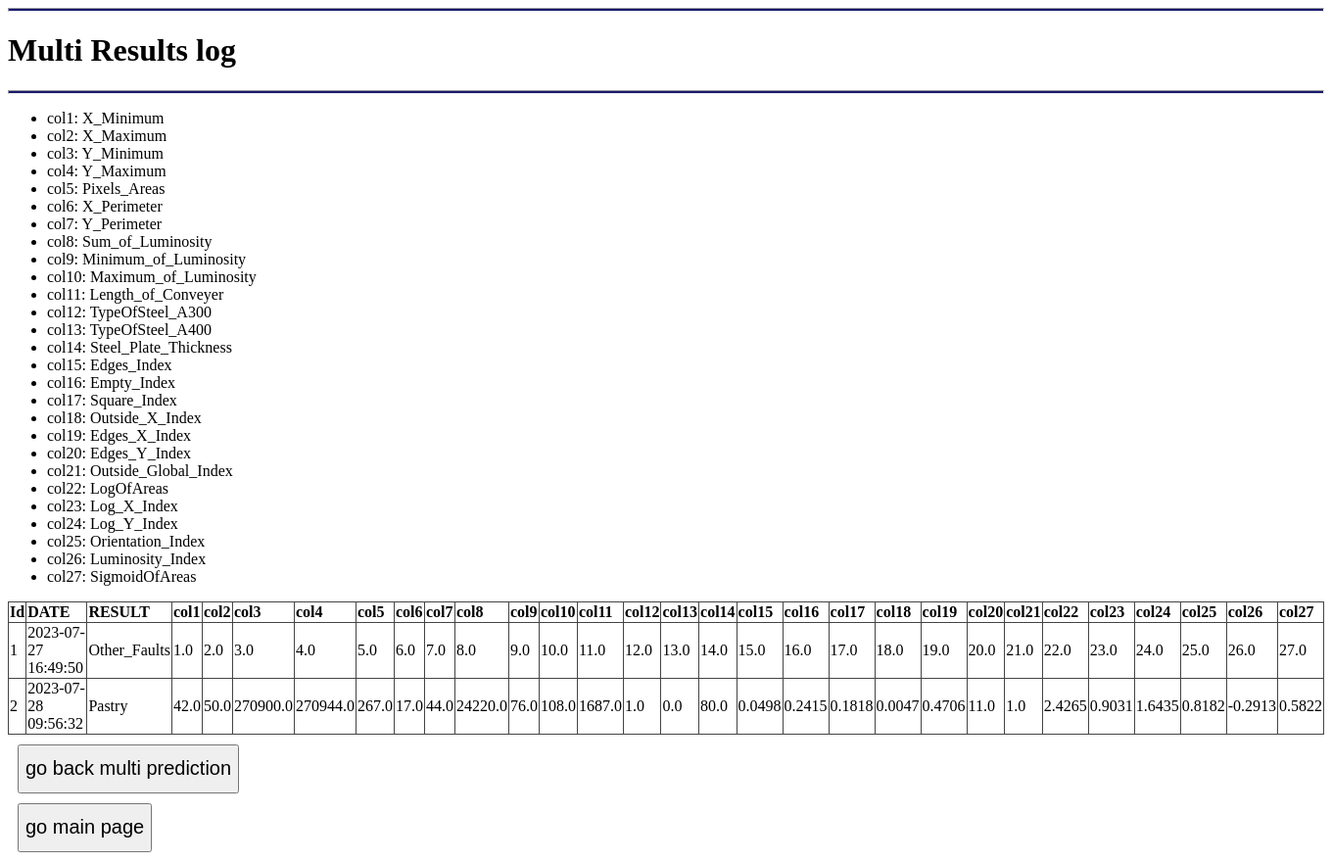
Before: /multi/log with the older database file.
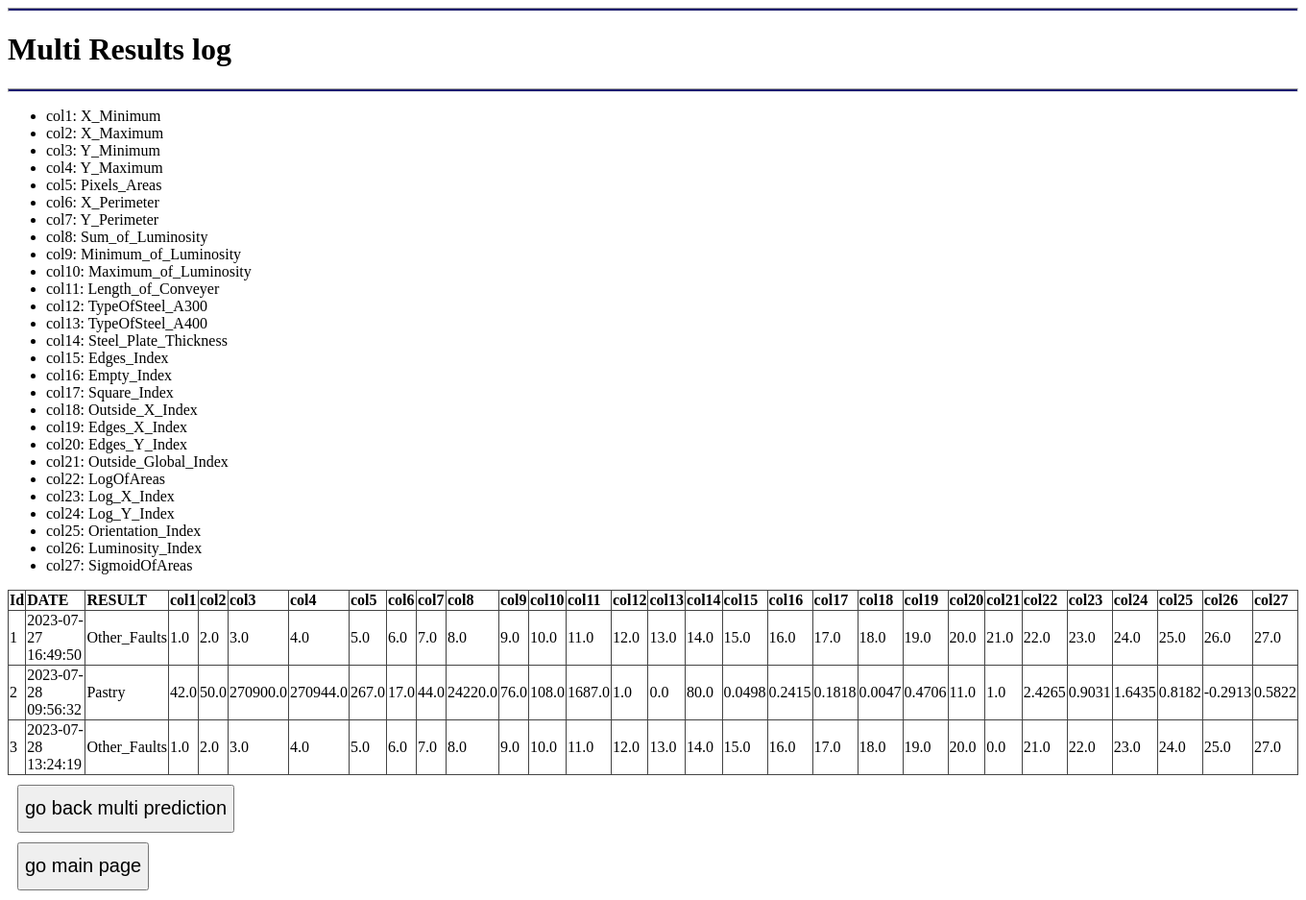
After: the same page with the newer database file.
### tables this page shows
CREATE TABLE multi_result(
                        Id INTEGER PRIMARY KEY AUTOINCREMENT,
                        DATE DATETIME,
                        RESULT CHAR,
                        X_Minimum REAL,
                        X_Maximum REAL,
                        Y_Minimum REAL,
                        Y_Maximum REAL,
                        Pixels_Areas REAL,
                        X_Perimeter REAL,
                        Y_Perimeter REAL,
                        Sum_of_Luminosity REAL,
                        Minimum_of_Luminosity REAL,
                        Maximum_of_Luminosity REAL,
                        Length_of_Conveyer REAL,
                        TypeOfSteel_A300 REAL,
                        TypeOfSteel_A400 REAL,
                        Steel_Plate_Thickness REAL,
                        Edges_Index REAL,
                        Empty_Index REAL,
                        Square_Index REAL,
                        Outside_X_Index REAL,
                        Edges_X_Index REAL,
                        Edges_Y_Index REAL,
                        Outside_Global_Index REAL,
                        LogOfAreas REAL,
                        Log_X_Index REAL,
                        Log_Y_Index REAL,
                        Orientation_Index REAL,
                        Luminosity_Index REAL,
                        SigmoidOfAreas REAL);

### WEB/views/multi_views.py (the view)
@bp.route('/log')
def log():
    results = get_multi_results()
    return render_template('DB/multi_log.html', results=results)

### WEB/views/multi_views.py (called while the page is built)
def get_multi_results():
    conn = sqlite3.connect(path+'/DB/multi_result.db')
    c = conn.cursor()
    c.execute('SELECT * FROM multi_result')
    results = c.fetchall()
    conn.close()
    return results

### WEB/templates/DB/multi_log.html (shortened to what this page needs)
<!doctype html>
<html>
<link href="{{ url_for('static', filename='style.css') }}" rel="stylesheet">
  <head>
  </head>
  <body>
    <hr style= "height: 2px; background-color: #191970;">
    <h1 class="title"> Multi Results log </h1>
    <hr style= "height: 2px; background-color: #191970;">
    <body>
        <div>
            <ul>
                <li>col1: X_Minimum</li>
                <li>col2: X_Maximum</li>
                <li>col3: Y_Minimum</li>
                <li>col4: Y_Maximum</li>
                <li>col5: Pixels_Areas</li>
                <li>col6: X_Perimeter</li>
                <li>col7: Y_Perimeter</li>
                <li>col8: Sum_of_Luminosity</li>
                <li>col9: Minimum_of_Luminosity</li>
                <li>col10: Maximum_of_Luminosity</li>
                <li>col11: Length_of_Conveyer</li>
                <li>col12: TypeOfSteel_A300</li>
                <li>col13: TypeOfSteel_A400</li>
                <li>col14: Steel_Plate_Thickness</li>
                <li>col15: Edges_Index</li>
                <li>col16: Empty_Index</li>
                <li>col17: Square_Index</li>
                <li>col18: Outside_X_Index</li>
                <li>col19: Edges_X_Index</li>
                <li>col20: Edges_Y_Index</li>
                <li>col21: Outside_Global_Index</li>
                <li>col22: LogOfAreas</li>
                <li>col23: Log_X_Index</li>
                <li>col24: Log_Y_Index</li>
                <li>col25: Orientation_Index</li>
                <li>col26: Luminosity_Index</li>
                <li>col27: SigmoidOfAreas</li>
            </ul>
            <table>
                <thead>
                <tr text-align='center'>
                    <td><B>Id</B></td>
                    <td><B>DATE</B></td>
                    <td><B>RESULT</B></td>
                    <td><b>col1</b></td>
                    <td><b>col2</b></td>
                    <td><b>col3</b></td>
                    <td><b>col4</b></td>
                    <td><b>col5</b></td>
                    <td><b>col6</b></td>
                    <td><b>col7</b></td>
                    <td><b>col8</b></td>
                    <td><b>col9</b></td>
                    <td><b>col10</b></td>
                    <td><b>col11</b></td>
                    <td><b>col12</b></td>
                    <td><b>col13</b></td>
                    <td><b>col14</b></td>
                    <td><b>col15</b></td>
                    <td><b>col16</b></td>
                    <td><b>col17</b></td>
                    <td><b>col18</b></td>
                    <td><b>col19</b></td>
                    <td><b>col20</b></td>
                    <td><b>col21</b></td>
                    <td><b>col22</b></td>
                    <td><b>col23</b></td>
                    <td><b>col24</b></td>
                    <td><b>col25</b></td>
                    <td><b>col26</b></td>
                    <td><b>col27</b></td>
                </tr>
                </thead>
                <tbody>
                    {% for result in results %}
                        <tr>
                            <td>{{ result[0] }}</td>
                            <td>{{ result[1] }}</td>
                            <td>{{ result[2] }}</td>
                            <td>{{ result[3] }}</td>
                            <td>{{ result[4] }}</td>
                            <td>{{ result[5] }}</td>
                            <td>{{ result[6] }}</td>
                            <td>{{ result[7] }}</td>
                            <td>{{ result[8] }}</td>
                            <td>{{ result[9] }}</td>
                            <td>{{ result[10] }}</td>
                            <td>{{ result[11] }}</td>
                            <td>{{ result[12] }}</td>
                            <td>{{ result[13] }}</td>
                            <td>{{ result[14] }}</td>
                            <td>{{ result[15] }}</td>
                            <td>{{ result[16] }}</td>
                            <td>{{ result[17] }}</td>
                            <td>{{ result[18] }}</td>
                            <td>{{ result[19] }}</td>
                            <td>{{ result[20] }}</td>
                            <td>{{ result[21] }}</td>
                            <td>{{ result[22] }}</td>
                            <td>{{ result[23] }}</td>
                            <td>{{ result[24] }}</td>
                            <td>{{ result[25] }}</td>
                            <td>{{ result[26] }}</td>
                            <td>{{ result[27] }}</td>
                            <td>{{ result[28] }}</td>
                            <td>{{ result[29] }}</td>
                        </tr>
                    {% endfor %}
            </table>
        </div>
        <div style="button1">
            <button class="button1" type="button" onClick="location.href='../multi'"> go back multi prediction </button>
            <button class="button1" type="button" onClick="location.href='../../'"> go main page </button>
        </div>
        </body>
</html>

### WEB/static/style.css (style rules this page uses)
.button1 { width: 160x; height: 50px; font-weight: 400; font-family: "Helvetica", "Arial", sans-serif; cursor: pointer; margin-bottom: 20px; font-size: 20px; display: block; margin: 10px }
table { width: 100%; border: 1px solid #444444; border-collapse: collapse; }
th, td { border: 1px solid #444444; }

Changed rows visible on the page:
added multi_result: Id "3", DATE "2023-07-28 13:24:19", RESULT "Other_Faults", X_Minimum "1.0", X_Maximum "2.0", Y_Minimum "3.0", Y_Maximum "4.0", Pixels_Areas "5.0", X_Perimeter "6.0", Y_Perimeter "7.0", Sum_of_Luminosity "8.0", Minimum_of_Luminosity "9.0", Maximum_of_Luminosity "10.0", Length_of_Conveyer "11.0", TypeOfSteel_A300 "12.0", TypeOfSteel_A400 "13.0", Steel_Plate_Thickness "14.0", Edges_Index "15.0", Empty_Index "16.0", Square_Index "17.0", Outside_X_Index "18.0", Edges_X_Index "19.0", Edges_Y_Index "20.0", Outside_Global_Index "0.0", LogOfAreas "21.0", Log_X_Index "22.0", Log_Y_Index "23.0", Orientation_Index "24.0", Luminosity_Index "25.0", SigmoidOfAreas "27.0"
